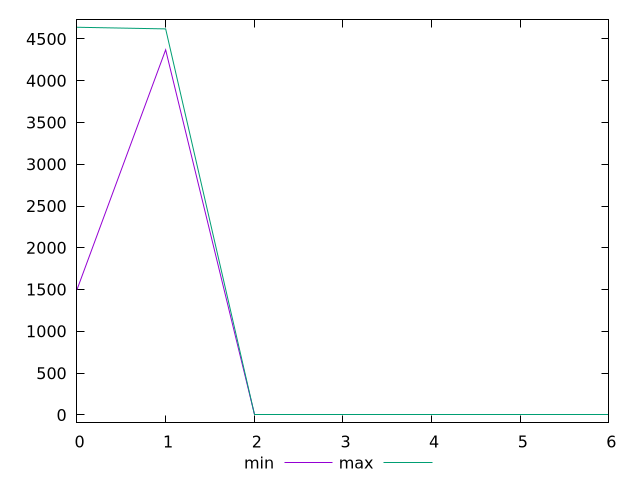

Write gnuplot code to recreate this figure.
$_min <<EOF
0 1500
1 4370
2 0
3 0
4 0
5 0
6 0
EOF
$_max <<EOF
0 4640
1 4620
2 0
3 0
4 0
5 0
6 0
EOF
set key outside below
set terminal pngcairo
set output "report_00006_2020-11-02T20-21-41.718Z/unused-javascript/progession_min_max.png"
set yrange [-92.8:4732.8]
plot $_min title "min" with line ,$_max title "max" with line ,
